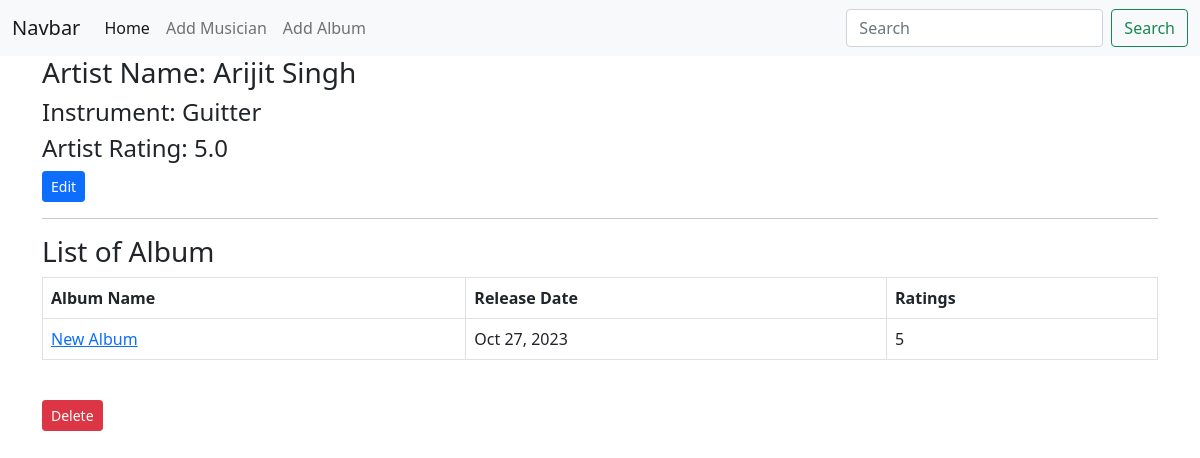
/album_list/2/, run on the app's committed database.
### first_app/models.py (models this page shows, shortened)
class Musician(models.Model):
    first_name = models.CharField(max_length = 50)
    last_name = models.CharField(max_length = 50)
    instrument = models.CharField(max_length = 100)

class Album(models.Model):
    artist = models.ForeignKey(Musician, on_delete=models.CASCADE)
    name = models.CharField(max_length = 100)
    release_date = models.DateField()
    rating = (
        (1, "Worst"),
        (2, "Bad"),
        (3, "Not Bad"),
        (4, "Good"),
        (5, "Excellent!"),
    )
    num_stars = models.IntegerField(choices= rating)

### first_app/views.py (the view)
# urls.py: path('album_list/<int:artist_id>/', views.album_list, name='album_list'),
def album_list(request, artist_id):
    artist_info = Musician.objects.get(pk= artist_id)
    album_list = Album.objects.filter(artist= artist_id).order_by('name', 'num_stars')
    artist_rating = Album.objects.filter(artist = artist_id).aggregate(Avg('num_stars'))
    diction={'title': 'List of Album', 'artist_info': artist_info, 'album_list': album_list, 'artist_rating': artist_rating}
    return render(request, 'first_app/album_list.html', context=diction)

### templates/first_app/album_list.html
<!DOCTYPE html>
{% extends "first_app/base.html" %}
{% block body_block %}
<h3>Artist Name: {{artist_info.first_name}} {{artist_info.last_name}} </h3>
<h4>Instrument: {{artist_info.instrument}}</h4>
<h4>Artist Rating: {{artist_rating.num_stars__avg}}</h4>
<a href="{% url 'edit_artist' artist_id=artist_info.id %}" class="btn btn-primary btn-sm">Edit</a>
<hr>
<h3>List of Album</h3>
<table class="table table-bordered">
    <tr>
        <th>Album Name</th>
        <th>Release Date</th>
        <th>Ratings</th>
    </tr>
    {% for album in album_list %}
    <tr>
        <td> <a href="{% url 'edit_album' album_id=album.id %}"> {{album.name}} </a> </td>
        <td>{{album.release_date|date:"M d, Y"}}</td>
        <td>{{album.num_stars}}</td>
    </tr>
    {% endfor %}
</table>
<br>
<a href="{% url 'delete_artist' artist_id=artist_info.id %}" onclick="return confirm('Delete Musician')" class="btn btn-danger btn-sm">Delete</a>
{% endblock  %}

### data on the page
Musician: first_name "Arijit", last_name "Singh", instrument "Guitter"
Album: name "New Album", release_date "Oct 27, 2023", num_stars "5"

### other printed values
{{ artist_rating.num_stars__avg }} "5.0"
